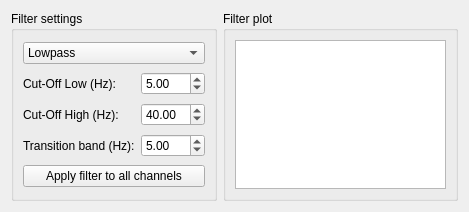
<?xml version="1.0" encoding="UTF-8"?>
<ui version="4.0">
 <class>FilterWindowWidget</class>
 <widget class="QWidget" name="FilterWindowWidget">
  <property name="geometry">
   <rect>
    <x>0</x>
    <y>0</y>
    <width>469</width>
    <height>208</height>
   </rect>
  </property>
  <property name="windowTitle">
   <string>Adjust filter</string>
  </property>
  <layout class="QFormLayout" name="formLayout_2">
   <item row="0" column="0">
    <widget class="QGroupBox" name="m_groupBox_filterSettings">
     <property name="sizePolicy">
      <sizepolicy hsizetype="Fixed" vsizetype="Fixed">
       <horstretch>0</horstretch>
       <verstretch>0</verstretch>
      </sizepolicy>
     </property>
     <property name="minimumSize">
      <size>
       <width>0</width>
       <height>190</height>
      </size>
     </property>
     <property name="title">
      <string>Filter settings</string>
     </property>
     <layout class="QGridLayout" name="gridLayout">
      <item row="1" column="0">
       <widget class="QLabel" name="m_label_lowpass">
        <property name="text">
         <string>Cut-Off Low (Hz):</string>
        </property>
       </widget>
      </item>
      <item row="3" column="1">
       <widget class="QDoubleSpinBox" name="m_doubleSpinBox_transitionband">
        <property name="maximum">
         <double>999.000000000000000</double>
        </property>
        <property name="singleStep">
         <double>0.100000000000000</double>
        </property>
        <property name="value">
         <double>5.000000000000000</double>
        </property>
       </widget>
      </item>
      <item row="1" column="1">
       <widget class="QDoubleSpinBox" name="m_doubleSpinBox_lowpass">
        <property name="maximum">
         <double>999.000000000000000</double>
        </property>
        <property name="singleStep">
         <double>0.100000000000000</double>
        </property>
        <property name="value">
         <double>5.000000000000000</double>
        </property>
       </widget>
      </item>
      <item row="2" column="1">
       <widget class="QDoubleSpinBox" name="m_doubleSpinBox_highpass">
        <property name="maximum">
         <double>999.000000000000000</double>
        </property>
        <property name="singleStep">
         <double>0.100000000000000</double>
        </property>
        <property name="value">
         <double>40.000000000000000</double>
        </property>
       </widget>
      </item>
      <item row="3" column="0">
       <widget class="QLabel" name="m_label_transitionBand">
        <property name="text">
         <string>Transition band (Hz):</string>
        </property>
       </widget>
      </item>
      <item row="4" column="0" colspan="2">
       <widget class="QPushButton" name="m_pushButton_applyFilter">
        <property name="text">
         <string>Apply filter to all channels</string>
        </property>
       </widget>
      </item>
      <item row="2" column="0">
       <widget class="QLabel" name="m_label_highpass">
        <property name="text">
         <string>Cut-Off High (Hz):</string>
        </property>
       </widget>
      </item>
      <item row="0" column="0" colspan="2">
       <widget class="QComboBox" name="m_comboBox_filterType">
        <property name="sizePolicy">
         <sizepolicy hsizetype="MinimumExpanding" vsizetype="Fixed">
          <horstretch>0</horstretch>
          <verstretch>0</verstretch>
         </sizepolicy>
        </property>
        <item>
         <property name="text">
          <string>Lowpass</string>
         </property>
        </item>
        <item>
         <property name="text">
          <string>Highpass</string>
         </property>
        </item>
        <item>
         <property name="text">
          <string>Bandpass</string>
         </property>
        </item>
       </widget>
      </item>
     </layout>
    </widget>
   </item>
   <item row="0" column="1">
    <widget class="QGroupBox" name="m_groupBox_filterPlot">
     <property name="title">
      <string>Filter plot</string>
     </property>
     <layout class="QHBoxLayout" name="horizontalLayout">
      <item>
       <widget class="QGraphicsView" name="m_graphicsView_filterPlot"/>
      </item>
     </layout>
    </widget>
   </item>
  </layout>
 </widget>
 <resources/>
 <connections/>
</ui>
